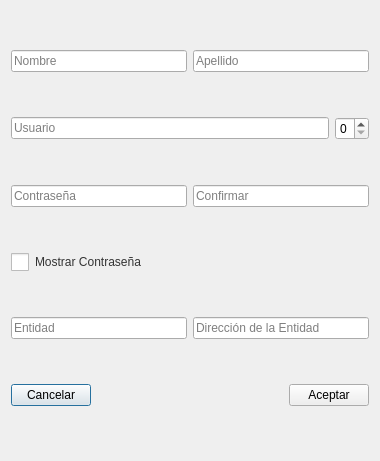
<?xml version="1.0" encoding="UTF-8"?>
<ui version="4.0">
 <class>UserDialog</class>
 <widget class="QDialog" name="UserDialog">
  <property name="geometry">
   <rect>
    <x>0</x>
    <y>0</y>
    <width>380</width>
    <height>461</height>
   </rect>
  </property>
  <property name="windowTitle">
   <string>Dialog</string>
  </property>
  <layout class="QVBoxLayout" name="verticalLayout">
   <item>
    <layout class="QHBoxLayout" name="horizontalLayout_6">
     <item>
      <widget class="QLineEdit" name="firstNameEdit">
       <property name="placeholderText">
        <string>Nombre</string>
       </property>
      </widget>
     </item>
     <item>
      <widget class="QLineEdit" name="lastNameEdit">
       <property name="placeholderText">
        <string>Apellido</string>
       </property>
      </widget>
     </item>
    </layout>
   </item>
   <item>
    <layout class="QHBoxLayout" name="horizontalLayout_5">
     <item>
      <widget class="QLineEdit" name="usernameEdit">
       <property name="placeholderText">
        <string>Usuario</string>
       </property>
      </widget>
     </item>
     <item>
      <widget class="QSpinBox" name="adminSpinBox">
       <property name="maximum">
        <number>1</number>
       </property>
      </widget>
     </item>
    </layout>
   </item>
   <item>
    <layout class="QHBoxLayout" name="horizontalLayout_4">
     <item>
      <widget class="QLineEdit" name="passwordEdit">
       <property name="styleSheet">
        <string notr="true">text-color:black;</string>
       </property>
       <property name="placeholderText">
        <string>Contraseña</string>
       </property>
      </widget>
     </item>
     <item>
      <widget class="QLineEdit" name="confirmPasswordEdit">
       <property name="placeholderText">
        <string>Confirmar</string>
       </property>
      </widget>
     </item>
    </layout>
   </item>
   <item>
    <layout class="QHBoxLayout" name="horizontalLayout_2">
     <item>
      <widget class="QCheckBox" name="checkBox">
       <property name="styleSheet">
        <string notr="true">QCheckBox {
    color: #333;
}
QCheckBox::indicator {
    width: 18px;
    height: 18px;
}</string>
       </property>
       <property name="text">
        <string>Mostrar Contraseña</string>
       </property>
      </widget>
     </item>
     <item>
      <spacer name="horizontalSpacer_2">
       <property name="orientation">
        <enum>Qt::Orientation::Horizontal</enum>
       </property>
       <property name="sizeHint" stdset="0">
        <size>
         <width>40</width>
         <height>20</height>
        </size>
       </property>
      </spacer>
     </item>
    </layout>
   </item>
   <item>
    <layout class="QHBoxLayout" name="horizontalLayout_3">
     <item>
      <widget class="QLineEdit" name="entityEdit">
       <property name="styleSheet">
        <string notr="true">text-color:black;</string>
       </property>
       <property name="text">
        <string/>
       </property>
       <property name="placeholderText">
        <string>Entidad</string>
       </property>
      </widget>
     </item>
     <item>
      <widget class="QLineEdit" name="addressEdit">
       <property name="text">
        <string/>
       </property>
       <property name="placeholderText">
        <string>Dirección de la Entidad</string>
       </property>
      </widget>
     </item>
    </layout>
   </item>
   <item>
    <layout class="QHBoxLayout" name="horizontalLayout">
     <item>
      <widget class="QPushButton" name="rejectButton">
       <property name="text">
        <string>Cancelar</string>
       </property>
      </widget>
     </item>
     <item>
      <spacer name="horizontalSpacer">
       <property name="orientation">
        <enum>Qt::Orientation::Horizontal</enum>
       </property>
       <property name="sizeHint" stdset="0">
        <size>
         <width>40</width>
         <height>20</height>
        </size>
       </property>
      </spacer>
     </item>
     <item>
      <widget class="QPushButton" name="acceptButton">
       <property name="text">
        <string>Aceptar</string>
       </property>
      </widget>
     </item>
    </layout>
   </item>
  </layout>
 </widget>
 <resources/>
 <connections>
  <connection>
   <sender>acceptButton</sender>
   <signal>clicked()</signal>
   <receiver>UserDialog</receiver>
   <slot>accept()</slot>
   <hints>
    <hint type="sourcelabel">
     <x>248</x>
     <y>254</y>
    </hint>
    <hint type="destinationlabel">
     <x>157</x>
     <y>274</y>
    </hint>
   </hints>
  </connection>
  <connection>
   <sender>rejectButton</sender>
   <signal>clicked()</signal>
   <receiver>UserDialog</receiver>
   <slot>reject()</slot>
   <hints>
    <hint type="sourcelabel">
     <x>328</x>
     <y>254</y>
    </hint>
    <hint type="destinationlabel">
     <x>308</x>
     <y>274</y>
    </hint>
   </hints>
  </connection>
 </connections>
</ui>
